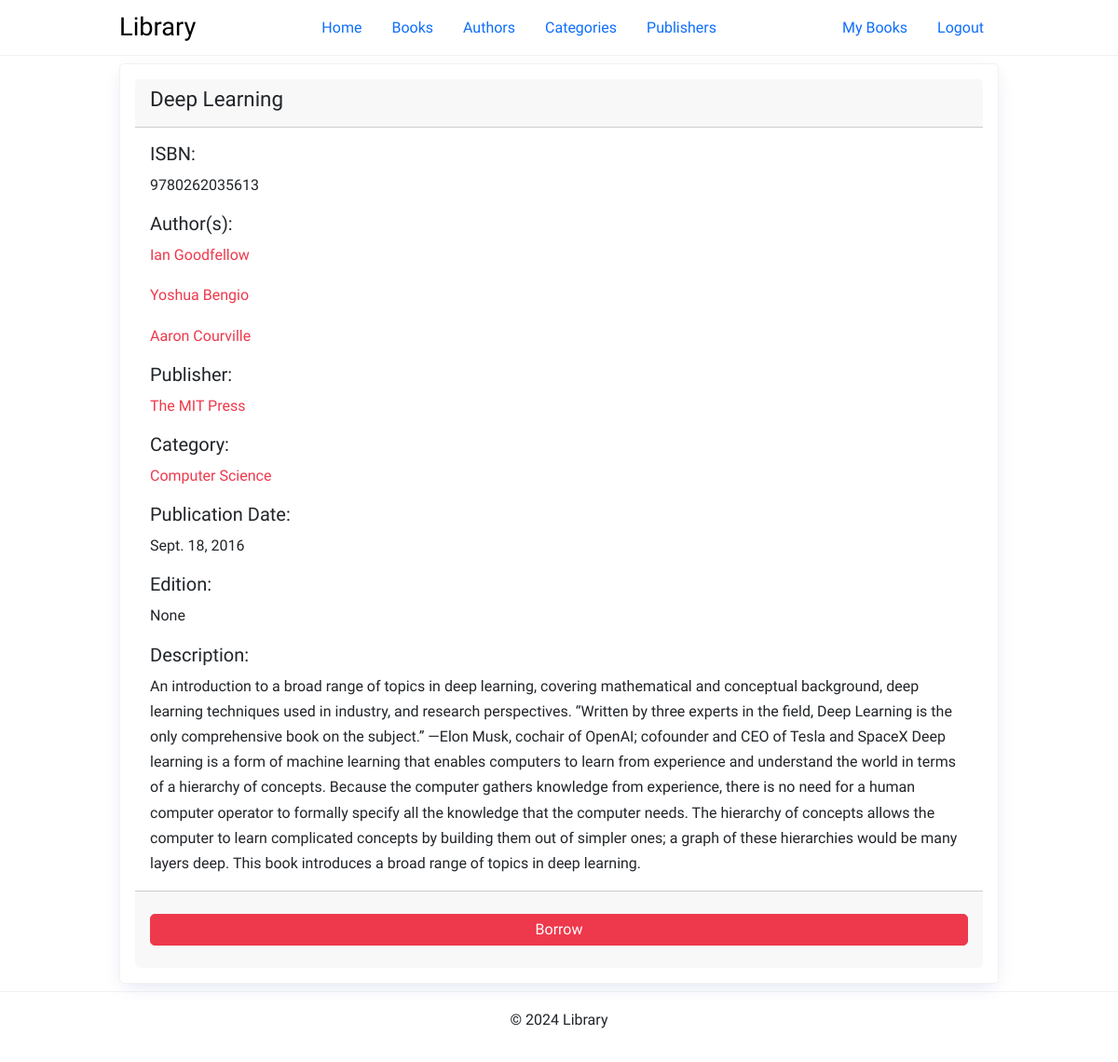
The app's page /books/9780262035613/ (signed in) with its own data.
### book/models.py (models this page shows, shortened)
class Book(models.Model):
    isbn = models.CharField(max_length=20, primary_key=True)
    title = models.CharField(max_length=255)
    author = models.ManyToManyField(Author, related_name='books')
    publisher = models.ForeignKey(Publisher, related_name='books', on_delete=models.CASCADE)
    category = models.ManyToManyField(Category, related_name='books')
    publish_date = models.DateField()
    edition = models.PositiveIntegerField(null=True, blank=True)
    description = models.TextField(null=True, blank=True)

class Author(models.Model):
    name = models.CharField(max_length=255)
    def __str__(self):
        return self.name

class Publisher(models.Model):
    name = models.CharField(max_length=255)
    def __str__(self):
        return self.name

class Category(models.Model):
    name = models.CharField(max_length=255)

### book/views.py (the view)
# urls.py: path('books/<int:pk>/', views.BookDetailView.as_view(), name='book-detail'),
class BookDetailView(LoginRequiredMixin, DetailView):
    model = Book
    template_name = 'book/book_detail.html'
    context_object_name = 'book'
    def get_context_data(self, **kwargs):
        context = super().get_context_data(**kwargs)
        user_borrow = BorrowList.objects.filter(
            user=self.request.user, book=self.object).exists()
        context['user_borrow'] = user_borrow
        return context

### book/templates/book/book_detail.html (shortened to what this page needs)
{% extends 'base.html' %} {% block content %}
<div class="card">
  <div class="card-header d-flex">
    <h2>{{ book.title }}</h2>
  </div>
  <div class="card-body">
    <h5 class="card-title">ISBN:</h5>
    <p class="card-text">{{ book.isbn }}</p>
    <h5 class="card-title">Author(s):</h5>
    {% for author in book.author.all %}
    <p class="card-text">
      <a href="{% url 'author-books' author.pk %}" class="">{{ author }}</a>
    </p>
    {% endfor %}
    <h5 class="card-title">Publisher:</h5>
    <p class="card-text">
      <a href="{% url 'publisher-books' book.publisher.pk %}"
        >{{ book.publisher }}</a
      >
    </p>
    <h5 class="card-title">Category:</h5>
    {% for category in book.category.all %}
    <p class="card-text">
      <a href="{% url 'category-books' category.pk %}">{{ category.name }}</a>
    </p>
    {% endfor %}
    <h5 class="card-title">Publication Date:</h5>
    <p class="card-text">{{ book.publish_date }}</p>
    <h5 class="card-title">Edition:</h5>
    <p class="card-text">{{ book.edition }}</p>
    <h5 class="card-title">Description:</h5>
    <p class="card-text">{{ book.description }}</p>
  </div>
  {% if not user.is_staff %}
  <div class="card-footer d-flex justify-content-center">
    {% if not user_borrow %}
    <form method="post" action="{% url 'book-borrow' book.pk %}" class="w-100">
      <input type="submit" value="Borrow" class="btn btn-primary w-100">
    </form>
    {% else %}
    <form method="post" action="{% url 'book-return' book.pk %}" class="w-100">
      {% csrf_token %}
      <input type="submit" value="Return" class="btn btn-primary w-100">
    </form>
    {% endif %}
  </div>
  {% endif %}
</div>
{% endblock content %}

### static/css/style.css (style rules this page uses)
:root { --color-primary: #ee394c; --color-secondary: #86b7fe; --color-light: #f2f2f2; --color-gray: #ced4da; --color-dark: #212121; --color-white: #ffffff; --color-error: #e2442f; --color-warning: #ffc900; --color-info: #02a2b9; --color-success: #1ba345; --color-input: #00d1b2; --border-radius: 5px; }
* { margin: 0; padding: 0; box-sizing: border-box; text-rendering: optimizeLegibility; }
html, body { height: 100%; }
input, button, textarea { font: inherit; }
body { font-family: 'Dosis', sans-serif; font-size: 1rem; line-height: 1.7; display: flex; flex-direction: column; }
h2 { font-size: 1.4rem; }
a { color: var(--color-primary); text-decoration: none; }
.card { border: solid 1px var(--color-light); padding: 1rem; border-radius: var(--border-radius); box-shadow: rgb(11 43 158 / 15%) 0px 6px 20px -6px; min-width: 400px; }
form > * { display: block; margin-bottom: 0.5rem; }
form > input[type='submit'], form > button { margin: 1rem 0; }
.btn { padding: 0.25rem 0.75rem; border-radius: var(--border-radius); background-color: var(--color-white); border: solid 1px var(--color-white); color: var(--color-dark); cursor: pointer; text-decoration: none; font-size: 1rem; min-width: 6rem; text-align: center; }
.btn-primary { border: solid 1px var(--color-primary); background-color: var(--color-primary); color: var(--color-white); }

### records on screen
Book: title "Deep Learning", isbn "9780262035613", publisher "The MIT Press", publish_date "Sept. 18, 2016", edition "None", description "An introduction to a broad range of topics in deep learning, covering mathematical and conceptual background, deep learning techniques used in industry, and research perspectives. “Written by three experts in the field, Deep Learning is the only comprehensive book on the subject.” —Elon Musk, cochair of OpenAI; cofounder and CEO of Tesla and SpaceX Deep learning is a form of machine learning that enables computers to learn from experience and understand the world in terms of a hierarchy of concepts. Because the computer gathers knowledge from experience, there is no need for a human computer operator to formally specify all the knowledge that the computer needs. The hierarchy of concepts…"
Author: name "Ian Goodfellow"
Author: name "Yoshua Bengio"
Author: name "Aaron Courville"
Category: name "Computer Science"
